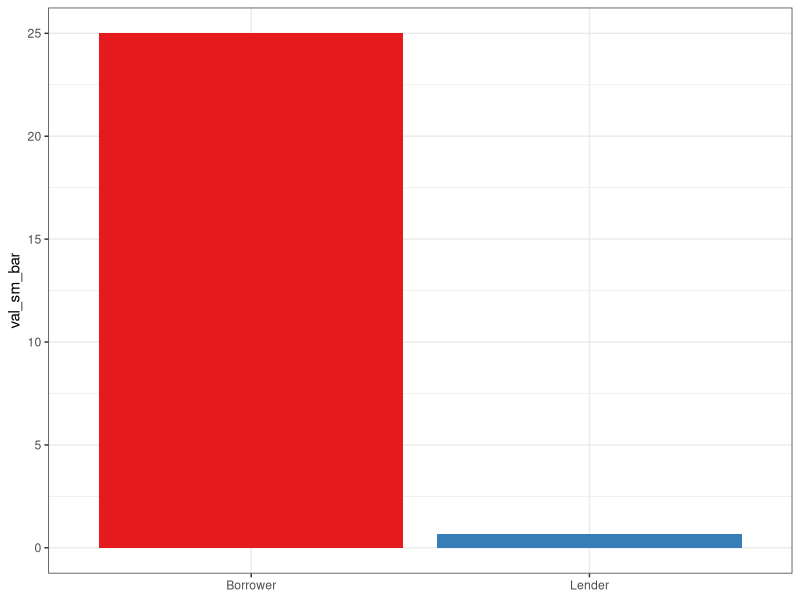

The R source for this figure: (Note: this script raises an error after producing the figure.)
#' Graph Designer: Scott Cohn
#' Authors: Bowles and Halliday
#' Title: Coordination, Conflict and Competition: A Text in Microeconomics

library("tidyverse")
library("RColorBrewer")

# dataframe ---------------------------------------------------------------

df <- tibble(
  pr_ag = c("Borrower", "Lender"),
  val_sm_bar = c(25, 0.65),
  val_sm_pie = c(62.5, 25),
  val_lg_bar = c(122.5, 5), 
  val_lg_pie = c(5, 1.225)
)

# plots -------------------------------------------------------------------

# Fig a
p_sm_bar <- ggplot(df, aes(pr_ag, val_sm_bar)) +
  geom_col(aes(fill = pr_ag)) + 
  scale_fill_brewer(palette = "Set1") +
  theme_bw() + 
  theme(legend.position = "none",
        axis.title.x = element_blank())

ggsave("credit/effects_of_competition_a.pdf", width = 9, height = 7)

# Fig b
p_sm_pie <- ggplot(df, aes("", y = val_sm_pie, fill = pr_ag))+
  geom_bar(width = 1, stat = "identity") +
  coord_polar("y") +
  geom_text(aes(label = val_sm_pie), 
            position = position_stack(vjust = 0.5)) +
  scale_fill_brewer(palette = "Set1") + 
  labs(caption = "p_sm_pie") +
  theme_blank() +
  theme(axis.title = element_blank(),
        axis.text = element_blank(),
        legend.title = element_blank())

ggsave("credit/effects_of_competition_b.pdf", width = 9, height = 7)

# Fig c
p_lg_pie <- ggplot(df, aes("", y = val_lg_pie, fill = pr_ag))+
  geom_bar(width = 1, stat = "identity") +
  coord_polar("y") +
  geom_text(aes(label = val_lg_pie), 
            position = position_stack(vjust = 0.5)) +
  scale_fill_brewer(palette = "Set1") + 
  labs(caption = "p_lg_pie") +
  theme_blank() +
  theme(axis.title = element_blank(),
        axis.text = element_blank(),
        legend.title = element_blank())

ggsave("credit/effects_of_competition_c.pdf", width = 9, height = 7)

# Fig d
p_lg_bar <- ggplot(df, aes(pr_ag, val_lg_bar)) +
  geom_col(aes(fill = pr_ag)) + 
  scale_fill_brewer(palette = "Set1") +
  theme_bw() + 
  theme(legend.position = "none",
        axis.title.x = element_blank())

ggsave("credit/effects_of_competition_d.pdf", width = 9, height = 7)
